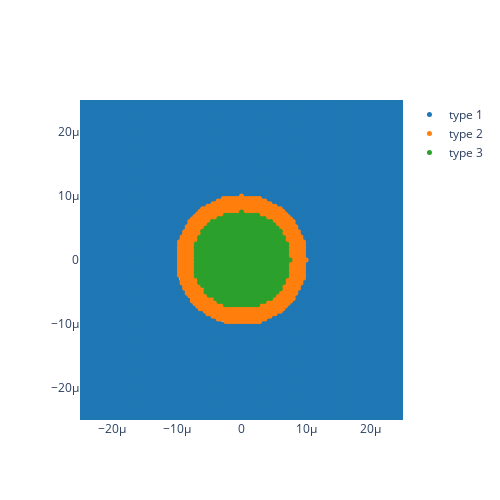

The notebook cell saved with this chart:
### Code cell
model.domain.plot_types()

### Figure 1 — Plotly figure (JSON) as saved in the notebook; plotly's stock layout.template omitted (floating-point values rounded to 4 significant figures; data arrays with more than 128 entries replaced by an {"elided": "..."} marker saying what was removed)
{"data": [{"marker": {"color": "#1f77b4", "size": 5}, "mode": "markers", "name": "type 1", "type": "scatter", "x": {"elided": "8948 float values"}, "y": {"elided": "8948 float values"}}, {"marker": {"color": "#ff7f0e", "size": 5}, "mode": "markers", "name": "type 2", "type": "scatter", "x": {"elided": "854 float values"}, "y": {"elided": "854 float values"}}, {"marker": {"color": "#2ca02c", "size": 5}, "mode": "markers", "name": "type 3", "type": "scatter", "x": {"elided": "705 float values"}, "y": {"elided": "705 float values"}}], "layout": {"height": 500, "scene": {"aspectmode": "data"}, "width": 500, "xaxis": {"range": [-2.5e-05, 2.5e-05]}, "yaxis": {"range": [-2.5e-05, 2.5e-05]}}}
